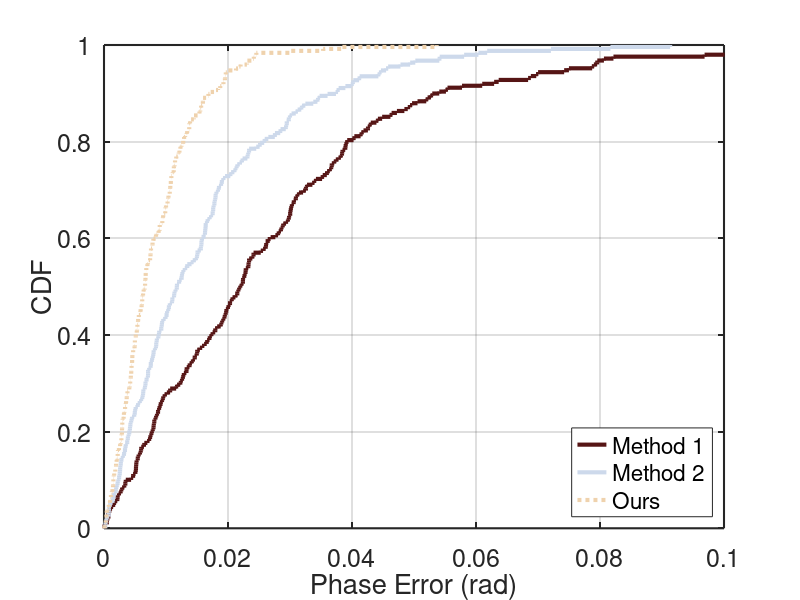

The MATLAB script that drew this image:
clc;clear;close all;

load('data.mat');

figure;
set(gcf,'unit', 'inches', 'position', [5,5,8,5]);  % 设置图片长宽
axes('linewidth', 1.5, 'box', 'on', 'FontSize', 18); % 设置坐标轴线宽

%% 绘制三条cdf曲线
hold on;
h1 = cdfplot(m1);  %绘制cdf
set(h1, 'linewidth', 3, 'Color', [86/255,21/255,21/255]);  % 调整线宽，线色和线型
h2 = cdfplot(m2);
set(h2, 'linewidth', 3, 'Color', [205/255,217/255,235/255]);
h3 = cdfplot(m3);
set(h3, 'linewidth', 3, 'Color', [239/255, 210/255, 173/255], 'linestyle',':');

%% 删除标题，添加legend，xlabel和ylabel
delete(get(gca,'title'))
legend('Method 1','Method 2','Ours', 'Location', 'southeast')
xlabel('Phase Error (rad)')
ylabel('CDF');
xlim([0,0.1]);

%% 导出矢量图
exportgraphics(gcf,"basic-cdf.pdf",'BackgroundColor','none','ContentType','vector')
